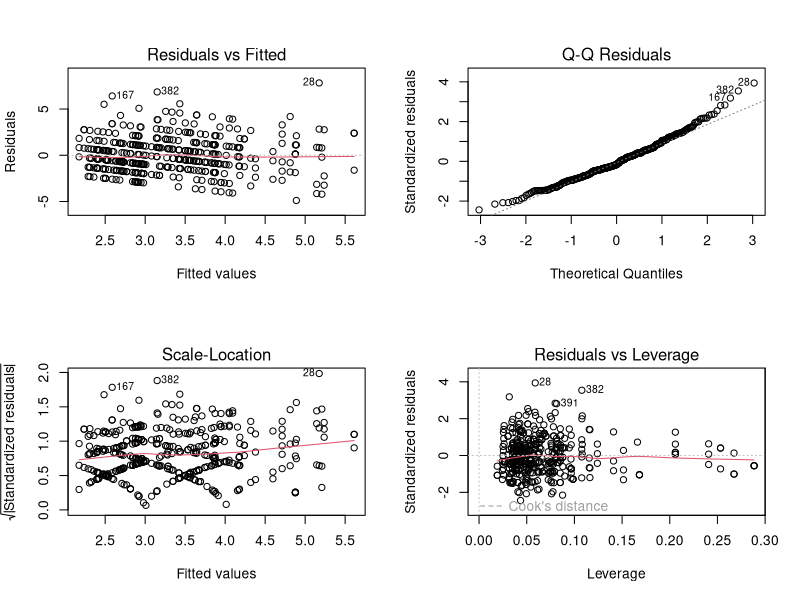
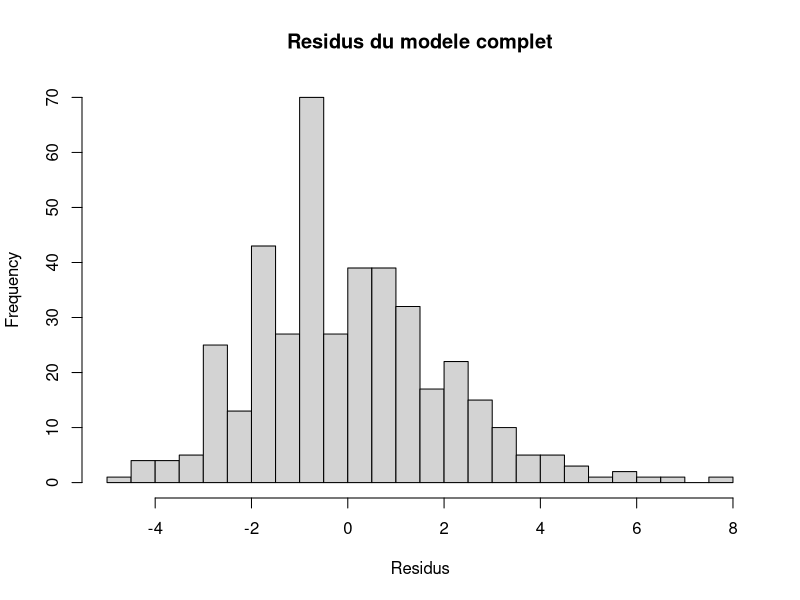
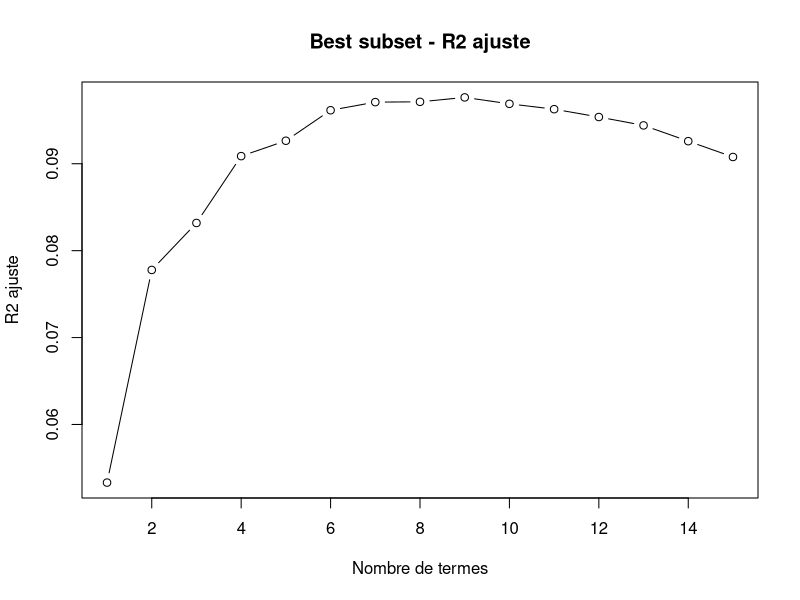
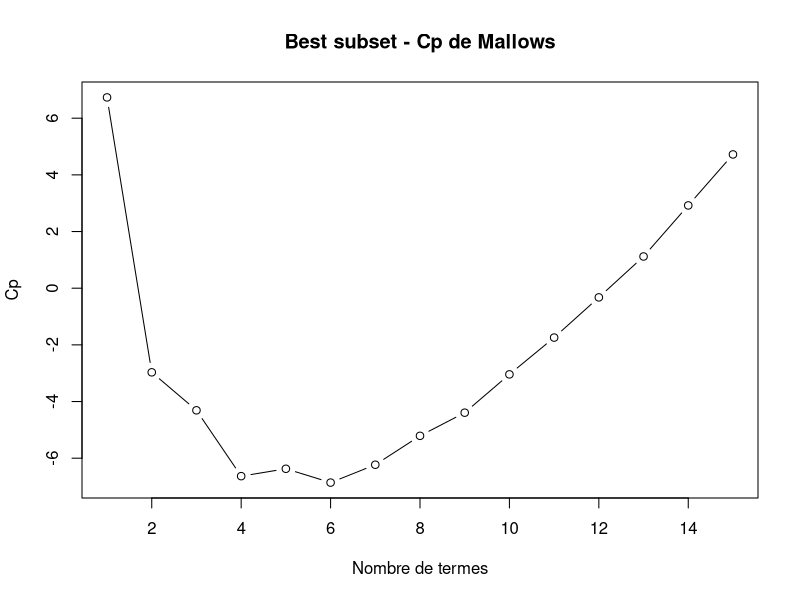
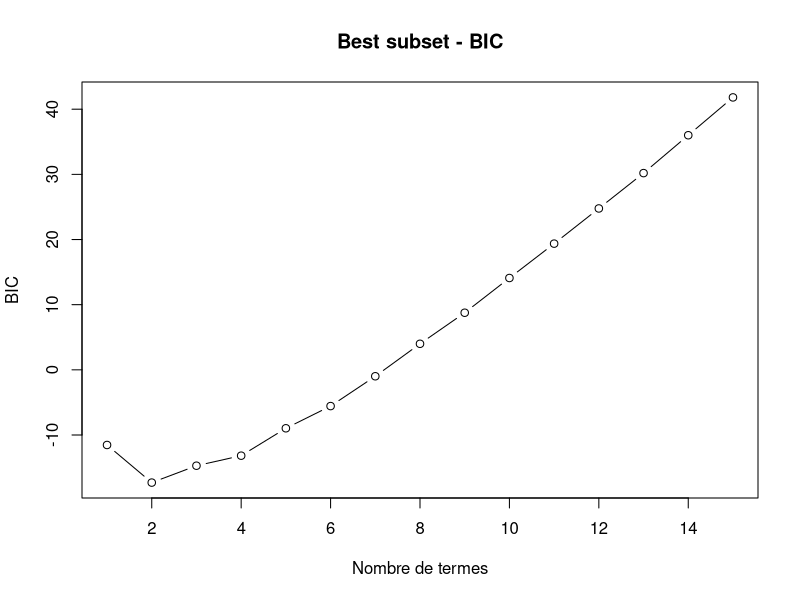
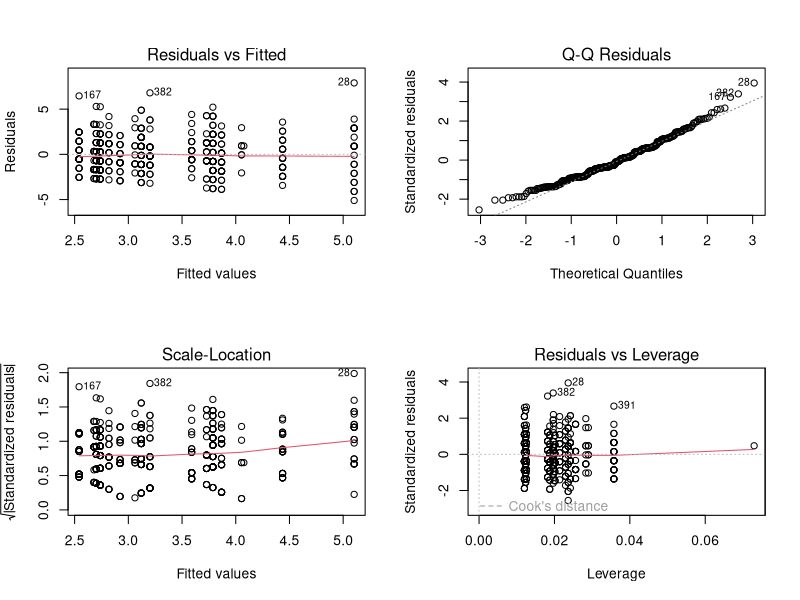

Generate these figures, in order, with R:
# =====================================================================
# Richesse S : pipeline complete (variables H1 + ville + type d'endroit)
#
# Rapport associe : RAPPORT_S.md
#
# Etapes :
#   0. Donnees et decoupage pour la validation croisee
#   1. Choix de l'indice a predire (A, S, H, J)
#   2. Modele complet pour S
#   3. Hypotheses H2 et H3 sur le modele complet
#   4. Selection de modeles (stepwise, best subset, Lasso, Ridge, Elastic Net)
#   5. Comparaison avec les variantes de l'equipe
#   6. Modele final et H2 / H3
# =====================================================================

# Dans RStudio : Session > Set Working Directory > To Source File Location
library(car)       # ncvTest
library(leaps)     # regsubsets (best subset)
library(glmnet)    # Lasso, Ridge, Elastic Net  -> install.packages("glmnet")


# ---------------------------------------------------------------------
# 0. Donnees
# ---------------------------------------------------------------------
data <- read.csv2("data_finale2.csv")

# 20 variables du sol gardees apres H1 (voir hypothese_H1.R)
var_H1 <- c("Argile","Limon","Conduct","pH.eau","Carbonates","Azote","C.N",
            "P2O5","K2O","MgO","CaO","Na2O","Al","Cd","Cu","Fe","Mn","Ni","Pb","Zn")

# 27 variables du sol (sans tri H1), pour comparaison
var_27 <- c("Argile","Limon","Sable","Conduct","pH.eau","Carbonates","Calcaire",
            "C..orga","Mat_org","Azote","C.N","P2O5","CEC","K2O","MgO","CaO","Na2O",
            "Al","Cd","Co","Cr","Cu","Fe","Mn","Ni","Pb","Zn")

# Variables qualitatives (transformees automatiquement en indicatrices par lm)
var_quali <- c("land_use", "city")

data$land_use <- factor(data$land_use)
data$city     <- factor(data$city)

# Validation croisee "par site" : 10 blocs de sites, graine commune 2026.
# On retire un site entier (ses 3 pots) pour ne pas tricher :
# les 3 pots d'un site ont exactement le meme sol.
set.seed(2026)
tous_sites <- sort(unique(data$Site))
bloc_site  <- setNames(sample(rep(1:10, length.out = length(tous_sites))), tous_sites)

r2 <- function(y, pred) 1 - sum((y - pred)^2) / sum((y - mean(y))^2)

# R2 sur sites nouveaux pour un modele lm
r2_sites_nouveaux <- function(formule, d, y) {
  bloc <- bloc_site[d$Site]
  pred <- rep(NA, nrow(d))
  for (k in 1:10) {
    m <- lm(formule, data = d[bloc != k, ])
    pred[bloc == k] <- predict(m, d[bloc == k, ])
  }
  r2(d[[y]], pred)
}

# PRESS : erreur de prediction en retirant chaque pot tour a tour
press <- function(m) sum((residuals(m) / (1 - hatvalues(m)))^2)

# Stepwise "both" a partir du modele nul
stepwise <- function(formule, d, y, k) {
  nul <- lm(as.formula(paste(y, "~ 1")), data = d)
  step(nul, scope = formule, direction = "both", k = k, trace = 0)
}

formule_de <- function(y, vars) as.formula(paste(y, "~", paste(vars, collapse = " + ")))


# ---------------------------------------------------------------------
# 1. Choix de l'indice a predire
# ---------------------------------------------------------------------
choix_Y <- data.frame()
for (y in c("A", "S", "H", "J")) {
  d <- na.omit(data[, c("Site", y, var_H1, var_quali)])
  f <- formule_de(y, c(var_H1, var_quali))
  complet <- lm(f, data = d)
  st      <- stepwise(f, d, y, k = 2)
  choix_Y <- rbind(choix_Y, data.frame(
    Y = y, n = nrow(d),
    R2aj_complet       = round(summary(complet)$adj.r.squared, 3),
    R2aj_stepAIC       = round(summary(st)$adj.r.squared, 3),
    R2_sites_nouveaux  = round(r2_sites_nouveaux(formula(st), d, y), 3)))
}
print(choix_Y, row.names = FALSE)
# -> on garde S


# ---------------------------------------------------------------------
# 2. Modele complet pour S
# ---------------------------------------------------------------------
d <- na.omit(data[, c("Site", "S", var_27, var_quali)])
n <- nrow(d)
cat("Pots :", n, " Sites :", length(unique(d$Site)), "\n")

f_complet <- formule_de("S", c(var_H1, var_quali))
complet   <- lm(f_complet, data = d)
summary(complet)


# ---------------------------------------------------------------------
# 3. H2 et H3 sur le modele complet
# ---------------------------------------------------------------------
par(mfrow = c(2, 2)); plot(complet); par(mfrow = c(1, 1))

hist(residuals(complet), breaks = 30, main = "Residus du modele complet", xlab = "Residus")

cat("H2 - variance constante (ncvTest) p =", signif(ncvTest(complet)$p, 2), "\n")
cat("H3 - normalite (Shapiro)          p =", signif(shapiro.test(residuals(complet))$p.value, 2), "\n")


# ---------------------------------------------------------------------
# 4. Selection de modeles
# ---------------------------------------------------------------------
modeles <- list(
  "Complet"      = complet,
  "Forward AIC"  = step(lm(S ~ 1, d), scope = f_complet, direction = "forward", trace = 0),
  "Backward AIC" = step(complet, direction = "backward", trace = 0),
  "Both AIC"     = stepwise(f_complet, d, "S", k = 2),
  "Both BIC"     = stepwise(f_complet, d, "S", k = log(n)))

resume_lm <- function(nom, m) {
  data.frame(modele = nom,
             nb_coef = length(coef(m)) - 1,
             R2   = round(summary(m)$r.squared, 3),
             R2aj = round(summary(m)$adj.r.squared, 3),
             AIC  = round(AIC(m), 1),
             BIC  = round(BIC(m), 1),
             PRESS = round(press(m)),
             R2_sites_nouveaux = round(r2_sites_nouveaux(formula(m), d, "S"), 3),
             variables = paste(attr(terms(m), "term.labels"), collapse = " "))
}
selection <- do.call(rbind, lapply(names(modeles), function(nom) resume_lm(nom, modeles[[nom]])))
print(selection[, 1:8], row.names = FALSE)
print(selection[, c("modele", "variables")], row.names = FALSE)

# Best subset : meilleur modele pour chaque nombre de termes
bs  <- summary(regsubsets(f_complet, data = d, nvmax = 15, really.big = TRUE))
plot(bs$adjr2, type = "b", xlab = "Nombre de termes", ylab = "R2 ajuste", main = "Best subset - R2 ajuste")
plot(bs$cp,    type = "b", xlab = "Nombre de termes", ylab = "Cp",        main = "Best subset - Cp de Mallows")
plot(bs$bic,   type = "b", xlab = "Nombre de termes", ylab = "BIC",       main = "Best subset - BIC")
cat("Best subset : BIC min a", which.min(bs$bic), "termes (",
    paste(names(which(bs$which[which.min(bs$bic), ]))[-1], collapse = " "), ")",
    "; Cp min a", which.min(bs$cp), "; R2aj max a", which.max(bs$adjr2), "\n")

# Lasso (alpha = 1), Elastic Net (alpha = 0.5), Ridge (alpha = 0)
X <- model.matrix(as.formula(paste("~", paste(c(var_H1, var_quali), collapse = " + "))), d)[, -1]
bloc <- bloc_site[d$Site]
regularisation <- data.frame()
for (cfg in list(c("Lasso", 1), c("Elastic Net", 0.5), c("Ridge", 0))) {
  set.seed(2026)
  cv <- cv.glmnet(X, d$S, alpha = as.numeric(cfg[2]), foldid = bloc)
  b  <- as.matrix(coef(cv, s = "lambda.min"))[-1, 1]
  regularisation <- rbind(regularisation, data.frame(
    modele = cfg[1],
    nb_coef = sum(b != 0),
    R2 = round(r2(d$S, predict(cv, X, s = "lambda.min")), 3),
    R2_sites_nouveaux = round(1 - min(cv$cvm) / mean((d$S - mean(d$S))^2), 3),
    variables = paste(names(b)[b != 0], collapse = " ")))
}
print(regularisation, row.names = FALSE)


# ---------------------------------------------------------------------
# 5. Comparaison avec les variantes de l'equipe (stepwise AIC)
# ---------------------------------------------------------------------
variantes <- list(
  "27 quanti, sans H1, sans ville/usage" = var_27,
  "20 quanti H1, sans ville/usage"       = var_H1,
  "20 quanti H1 + ville + usage"         = c(var_H1, var_quali))
comparaison <- do.call(rbind, lapply(names(variantes), function(nom) {
  st <- stepwise(formule_de("S", variantes[[nom]]), d, "S", k = 2)
  resume_lm(nom, st)
}))
print(comparaison[, c("modele", "R2aj", "R2_sites_nouveaux", "variables")], row.names = FALSE)


# ---------------------------------------------------------------------
# 6. Modele final : S ~ city + land_use
# ---------------------------------------------------------------------
final <- modeles[["Both AIC"]]
summary(final)
confint(final)

par(mfrow = c(2, 2)); plot(final); par(mfrow = c(1, 1))
cat("Final - H2 (ncvTest) p =", signif(ncvTest(final)$p, 2),
    " H3 (Shapiro) p =", signif(shapiro.test(residuals(final))$p.value, 2), "\n")
